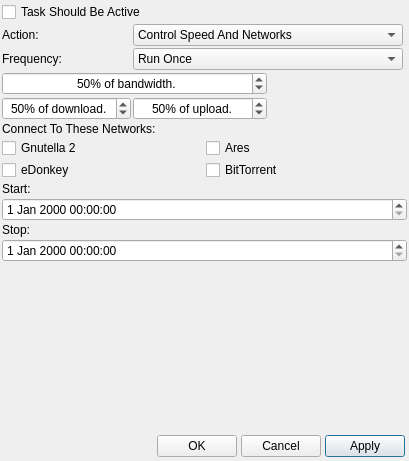
<?xml version="1.0" encoding="UTF-8"?>
<ui version="4.0">
 <class>CDialogScheduler</class>
 <widget class="QDialog" name="DialogScheduler">
  <property name="geometry">
   <rect>
    <x>0</x>
    <y>0</y>
    <width>409</width>
    <height>461</height>
   </rect>
  </property>
  <property name="minimumSize">
   <size>
    <width>0</width>
    <height>0</height>
   </size>
  </property>
  <property name="maximumSize">
   <size>
    <width>634</width>
    <height>461</height>
   </size>
  </property>
  <property name="windowTitle">
   <string>Scheduled Task Properties</string>
  </property>
  <property name="windowIcon">
   <iconset resource="../Resource.qrc">
    <normaloff>:/Resource/Generic/Scheduler.png</normaloff>:/Resource/Generic/Scheduler.png</iconset>
  </property>
  <property name="autoFillBackground">
   <bool>true</bool>
  </property>
  <layout class="QGridLayout" name="gridLayout_2">
   <property name="horizontalSpacing">
    <number>0</number>
   </property>
   <property name="verticalSpacing">
    <number>2</number>
   </property>
   <property name="margin">
    <number>0</number>
   </property>
   <item row="5" column="0" colspan="2">
    <layout class="QGridLayout" name="gridLayoutFooter">
     <property name="margin">
      <number>4</number>
     </property>
     <property name="spacing">
      <number>4</number>
     </property>
     <item row="0" column="3">
      <widget class="QPushButton" name="pushButtonApply">
       <property name="text">
        <string>Apply</string>
       </property>
      </widget>
     </item>
     <item row="0" column="2">
      <widget class="QPushButton" name="pushButtonCancel">
       <property name="text">
        <string>Cancel</string>
       </property>
      </widget>
     </item>
     <item row="0" column="1">
      <widget class="QPushButton" name="pushButtonOK">
       <property name="text">
        <string>OK</string>
       </property>
      </widget>
     </item>
     <item row="0" column="0">
      <spacer name="horizontalSpacerFooter">
       <property name="orientation">
        <enum>Qt::Horizontal</enum>
       </property>
       <property name="sizeHint" stdset="0">
        <size>
         <width>40</width>
         <height>20</height>
        </size>
       </property>
      </spacer>
     </item>
    </layout>
   </item>
   <item row="0" column="0">
    <layout class="QGridLayout" name="gridLayoutSceduler">
     <property name="margin">
      <number>2</number>
     </property>
     <property name="spacing">
      <number>2</number>
     </property>
     <item row="2" column="0">
      <layout class="QGridLayout" name="gridLayoutNetworks">
       <property name="spacing">
        <number>2</number>
       </property>
       <item row="0" column="0" colspan="2">
        <widget class="QLabel" name="labelNetworks">
         <property name="text">
          <string>Connect To These Networks:</string>
         </property>
        </widget>
       </item>
       <item row="1" column="0">
        <widget class="QCheckBox" name="checkBoxG2">
         <property name="text">
          <string>Gnutella 2</string>
         </property>
         <property name="icon">
          <iconset resource="../Resource.qrc">
           <normaloff>:/Resource/Networks/Gnutella2.png</normaloff>:/Resource/Networks/Gnutella2.png</iconset>
         </property>
        </widget>
       </item>
       <item row="2" column="1">
        <widget class="QCheckBox" name="checkBoxBitTorrent">
         <property name="text">
          <string>BitTorrent</string>
         </property>
         <property name="icon">
          <iconset resource="../Resource.qrc">
           <normaloff>:/Resource/Networks/BitTorrent.png</normaloff>:/Resource/Networks/BitTorrent.png</iconset>
         </property>
        </widget>
       </item>
       <item row="2" column="0">
        <widget class="QCheckBox" name="checkBoxEDonkey">
         <property name="text">
          <string>eDonkey</string>
         </property>
         <property name="icon">
          <iconset resource="../Resource.qrc">
           <normaloff>:/Resource/Networks/EDonkey.png</normaloff>:/Resource/Networks/EDonkey.png</iconset>
         </property>
        </widget>
       </item>
       <item row="1" column="1">
        <widget class="QCheckBox" name="checkBoxAres">
         <property name="text">
          <string>Ares</string>
         </property>
         <property name="icon">
          <iconset resource="../Resource.qrc">
           <normaloff>:/Resource/Networks/Ares.png</normaloff>:/Resource/Networks/Ares.png</iconset>
         </property>
        </widget>
       </item>
      </layout>
     </item>
     <item row="3" column="0">
      <widget class="QStackedWidget" name="pagesSchedule">
       <property name="currentIndex">
        <number>0</number>
       </property>
       <widget class="QWidget" name="pageRunOnce">
        <layout class="QGridLayout" name="gridLayout_9">
         <property name="margin">
          <number>0</number>
         </property>
         <property name="spacing">
          <number>0</number>
         </property>
         <item row="1" column="0">
          <layout class="QGridLayout" name="gridLayoutRunOnce">
           <property name="spacing">
            <number>2</number>
           </property>
           <item row="1" column="1">
            <widget class="QDateTimeEdit" name="dateTimeEditStart">
             <property name="sizePolicy">
              <sizepolicy hsizetype="Expanding" vsizetype="Fixed">
               <horstretch>0</horstretch>
               <verstretch>0</verstretch>
              </sizepolicy>
             </property>
            </widget>
           </item>
           <item row="0" column="1">
            <widget class="QLabel" name="labelStart">
             <property name="text">
              <string>Start:</string>
             </property>
            </widget>
           </item>
           <item row="2" column="1">
            <widget class="QLabel" name="labelStop">
             <property name="sizePolicy">
              <sizepolicy hsizetype="Preferred" vsizetype="Preferred">
               <horstretch>0</horstretch>
               <verstretch>0</verstretch>
              </sizepolicy>
             </property>
             <property name="text">
              <string>Stop:</string>
             </property>
            </widget>
           </item>
           <item row="4" column="1">
            <spacer name="verticalSpacerRunOnce">
             <property name="orientation">
              <enum>Qt::Vertical</enum>
             </property>
             <property name="sizeHint" stdset="0">
              <size>
               <width>20</width>
               <height>40</height>
              </size>
             </property>
            </spacer>
           </item>
           <item row="3" column="1">
            <widget class="QDateTimeEdit" name="dateTimeEditStop">
             <property name="sizePolicy">
              <sizepolicy hsizetype="Expanding" vsizetype="Fixed">
               <horstretch>0</horstretch>
               <verstretch>0</verstretch>
              </sizepolicy>
             </property>
            </widget>
           </item>
          </layout>
         </item>
        </layout>
       </widget>
       <widget class="QWidget" name="pageDaily">
        <layout class="QGridLayout" name="gridLayout">
         <property name="margin">
          <number>0</number>
         </property>
         <property name="spacing">
          <number>0</number>
         </property>
         <item row="0" column="0">
          <layout class="QGridLayout" name="gridLayoutRunOnce_2">
           <property name="spacing">
            <number>2</number>
           </property>
           <item row="0" column="1">
            <widget class="QLabel" name="labelStart_2">
             <property name="text">
              <string>Start:</string>
             </property>
            </widget>
           </item>
           <item row="2" column="1">
            <widget class="QLabel" name="labelStop_2">
             <property name="sizePolicy">
              <sizepolicy hsizetype="Preferred" vsizetype="Preferred">
               <horstretch>0</horstretch>
               <verstretch>0</verstretch>
              </sizepolicy>
             </property>
             <property name="text">
              <string>Stop:</string>
             </property>
            </widget>
           </item>
           <item row="4" column="1">
            <spacer name="verticalSpacerRunOnce_2">
             <property name="orientation">
              <enum>Qt::Vertical</enum>
             </property>
             <property name="sizeHint" stdset="0">
              <size>
               <width>20</width>
               <height>40</height>
              </size>
             </property>
            </spacer>
           </item>
           <item row="1" column="1">
            <widget class="QTimeEdit" name="timeEditStart_2">
             <property name="sizePolicy">
              <sizepolicy hsizetype="Expanding" vsizetype="Fixed">
               <horstretch>0</horstretch>
               <verstretch>0</verstretch>
              </sizepolicy>
             </property>
            </widget>
           </item>
           <item row="3" column="1">
            <widget class="QTimeEdit" name="timeEditStop_2">
             <property name="sizePolicy">
              <sizepolicy hsizetype="Expanding" vsizetype="Fixed">
               <horstretch>0</horstretch>
               <verstretch>0</verstretch>
              </sizepolicy>
             </property>
            </widget>
           </item>
          </layout>
         </item>
        </layout>
       </widget>
       <widget class="QWidget" name="pageWeekly">
        <layout class="QGridLayout" name="gridLayout_19">
         <property name="margin">
          <number>0</number>
         </property>
         <property name="spacing">
          <number>0</number>
         </property>
         <item row="0" column="0">
          <layout class="QGridLayout" name="gridLayoutWeekly">
           <property name="spacing">
            <number>2</number>
           </property>
           <item row="0" column="0">
            <widget class="QCheckBox" name="checkBoxSunday">
             <property name="text">
              <string>Sunday</string>
             </property>
            </widget>
           </item>
           <item row="1" column="0">
            <widget class="QCheckBox" name="checkBoxMonday">
             <property name="text">
              <string>Monday</string>
             </property>
            </widget>
           </item>
           <item row="1" column="1">
            <widget class="QLabel" name="labelMondayStart">
             <property name="text">
              <string>Start:</string>
             </property>
            </widget>
           </item>
           <item row="1" column="2">
            <widget class="QTimeEdit" name="timeEditMondayStart"/>
           </item>
           <item row="1" column="3">
            <widget class="QLabel" name="labelMondayStop">
             <property name="text">
              <string>Stop:</string>
             </property>
            </widget>
           </item>
           <item row="1" column="4">
            <widget class="QTimeEdit" name="timeEditMondayStop"/>
           </item>
           <item row="0" column="4">
            <widget class="QTimeEdit" name="timeEditSundayStop"/>
           </item>
           <item row="2" column="0">
            <widget class="QCheckBox" name="checkBoxTuesday">
             <property name="text">
              <string>Tuesday</string>
             </property>
            </widget>
           </item>
           <item row="0" column="2">
            <widget class="QTimeEdit" name="timeEditSundayStart"/>
           </item>
           <item row="0" column="1">
            <widget class="QLabel" name="labelSundayStart">
             <property name="text">
              <string>Start:</string>
             </property>
            </widget>
           </item>
           <item row="0" column="3">
            <widget class="QLabel" name="labelSundayStop">
             <property name="text">
              <string>Stop:</string>
             </property>
            </widget>
           </item>
           <item row="2" column="1">
            <widget class="QLabel" name="labelTuesdayStart">
             <property name="text">
              <string>Start:</string>
             </property>
            </widget>
           </item>
           <item row="2" column="2">
            <widget class="QTimeEdit" name="timeEditTuesdayStart"/>
           </item>
           <item row="2" column="3">
            <widget class="QLabel" name="labelTuesdayStop">
             <property name="text">
              <string>Stop:</string>
             </property>
            </widget>
           </item>
           <item row="2" column="4">
            <widget class="QTimeEdit" name="timeEditTuesdayStop"/>
           </item>
           <item row="3" column="0">
            <widget class="QCheckBox" name="checkBoxWednesday">
             <property name="text">
              <string>Wednesday</string>
             </property>
            </widget>
           </item>
           <item row="3" column="1">
            <widget class="QLabel" name="labelWednesdayStart">
             <property name="text">
              <string>Start:</string>
             </property>
            </widget>
           </item>
           <item row="3" column="2">
            <widget class="QTimeEdit" name="timeEditWednesdayStart"/>
           </item>
           <item row="3" column="3">
            <widget class="QLabel" name="labelWednesdayStop">
             <property name="text">
              <string>Stop:</string>
             </property>
            </widget>
           </item>
           <item row="3" column="4">
            <widget class="QTimeEdit" name="timeEditWednesdayStop"/>
           </item>
           <item row="4" column="4">
            <widget class="QTimeEdit" name="timeEditThursdayStop"/>
           </item>
           <item row="4" column="3">
            <widget class="QLabel" name="labelThursdayStop">
             <property name="text">
              <string>Stop:</string>
             </property>
            </widget>
           </item>
           <item row="4" column="2">
            <widget class="QTimeEdit" name="timeEditThursdayStart"/>
           </item>
           <item row="4" column="1">
            <widget class="QLabel" name="labelThursdayStart">
             <property name="text">
              <string>Start:</string>
             </property>
            </widget>
           </item>
           <item row="6" column="1">
            <widget class="QLabel" name="labelSaturdayStart">
             <property name="text">
              <string>Start:</string>
             </property>
            </widget>
           </item>
           <item row="6" column="0">
            <widget class="QCheckBox" name="checkBoxSaturday">
             <property name="text">
              <string>Saturday</string>
             </property>
            </widget>
           </item>
           <item row="6" column="2">
            <widget class="QTimeEdit" name="timeEditSaturdayStart"/>
           </item>
           <item row="6" column="4">
            <widget class="QTimeEdit" name="timeEditSaturdayStop"/>
           </item>
           <item row="6" column="3">
            <widget class="QLabel" name="labelSaturdayStop">
             <property name="text">
              <string>Stop:</string>
             </property>
            </widget>
           </item>
           <item row="4" column="0">
            <widget class="QCheckBox" name="checkBoxThursday">
             <property name="text">
              <string>Thursday</string>
             </property>
            </widget>
           </item>
           <item row="5" column="0">
            <widget class="QCheckBox" name="checkBoxFriday">
             <property name="text">
              <string>Friday</string>
             </property>
            </widget>
           </item>
           <item row="5" column="1">
            <widget class="QLabel" name="labelFidayStart">
             <property name="text">
              <string>Start:</string>
             </property>
            </widget>
           </item>
           <item row="5" column="2">
            <widget class="QTimeEdit" name="timeEditFridayStart"/>
           </item>
           <item row="5" column="3">
            <widget class="QLabel" name="labelFridayStop">
             <property name="text">
              <string>Stop:</string>
             </property>
            </widget>
           </item>
           <item row="5" column="4">
            <widget class="QTimeEdit" name="timeEditFridayStop"/>
           </item>
          </layout>
         </item>
        </layout>
       </widget>
      </widget>
     </item>
     <item row="0" column="0">
      <layout class="QGridLayout" name="gridLayoutAction">
       <property name="rightMargin">
        <number>4</number>
       </property>
       <property name="spacing">
        <number>2</number>
       </property>
       <item row="1" column="0">
        <widget class="QLabel" name="labelAction">
         <property name="text">
          <string>Action:</string>
         </property>
        </widget>
       </item>
       <item row="1" column="1" colspan="4">
        <widget class="QComboBox" name="comboBoxAction">
         <property name="sizePolicy">
          <sizepolicy hsizetype="Expanding" vsizetype="Fixed">
           <horstretch>0</horstretch>
           <verstretch>0</verstretch>
          </sizepolicy>
         </property>
         <item>
          <property name="text">
           <string>Control Speed And Networks</string>
          </property>
          <property name="icon">
           <iconset resource="../Resource.qrc">
            <normaloff>:/Resource/Network/Network.png</normaloff>:/Resource/Network/Network.png</iconset>
          </property>
         </item>
         <item>
          <property name="text">
           <string>Do Not Connect</string>
          </property>
          <property name="icon">
           <iconset resource="../Resource.qrc">
            <normaloff>:/Resource/Network/Disconnect.png</normaloff>:/Resource/Network/Disconnect.png</iconset>
          </property>
         </item>
         <item>
          <property name="text">
           <string>Close Quazaa</string>
          </property>
          <property name="icon">
           <iconset resource="../Resource.qrc">
            <normaloff>:/Resource/Generic/Exit.png</normaloff>:/Resource/Generic/Exit.png</iconset>
          </property>
         </item>
        </widget>
       </item>
       <item row="4" column="0" colspan="3">
        <widget class="QSpinBox" name="spinBoxBandwidth">
         <property name="sizePolicy">
          <sizepolicy hsizetype="Preferred" vsizetype="Fixed">
           <horstretch>0</horstretch>
           <verstretch>0</verstretch>
          </sizepolicy>
         </property>
         <property name="alignment">
          <set>Qt::AlignCenter</set>
         </property>
         <property name="suffix">
          <string>% of bandwidth.</string>
         </property>
         <property name="minimum">
          <number>5</number>
         </property>
         <property name="maximum">
          <number>100</number>
         </property>
         <property name="value">
          <number>50</number>
         </property>
        </widget>
       </item>
       <item row="3" column="1" colspan="4">
        <widget class="QComboBox" name="comboBoxOnceWeekly">
         <item>
          <property name="text">
           <string>Run Once</string>
          </property>
         </item>
         <item>
          <property name="text">
           <string>Daily</string>
          </property>
         </item>
         <item>
          <property name="text">
           <string>Weekly</string>
          </property>
         </item>
        </widget>
       </item>
       <item row="3" column="0">
        <widget class="QLabel" name="labelFrequency">
         <property name="text">
          <string>Frequency:</string>
         </property>
        </widget>
       </item>
       <item row="0" column="0" colspan="4">
        <widget class="QCheckBox" name="checkBoxSheduleEnabled">
         <property name="text">
          <string>Task Should Be Active</string>
         </property>
         <property name="icon">
          <iconset resource="../Resource.qrc">
           <normaloff>:/Resource/Generic/SchedulerEnable.png</normaloff>:/Resource/Generic/SchedulerEnable.png</iconset>
         </property>
        </widget>
       </item>
       <item row="5" column="0">
        <widget class="QSpinBox" name="spinBoxDownload">
         <property name="alignment">
          <set>Qt::AlignCenter</set>
         </property>
         <property name="suffix">
          <string>% of download.</string>
         </property>
         <property name="maximum">
          <number>100</number>
         </property>
         <property name="value">
          <number>50</number>
         </property>
        </widget>
       </item>
       <item row="5" column="1" colspan="2">
        <widget class="QSpinBox" name="spinBoxUpload">
         <property name="alignment">
          <set>Qt::AlignCenter</set>
         </property>
         <property name="suffix">
          <string>% of upload.</string>
         </property>
         <property name="maximum">
          <number>100</number>
         </property>
         <property name="value">
          <number>50</number>
         </property>
        </widget>
       </item>
      </layout>
     </item>
    </layout>
   </item>
  </layout>
 </widget>
 <resources>
  <include location="../Resource.qrc"/>
 </resources>
 <connections>
  <connection>
   <sender>comboBoxOnceWeekly</sender>
   <signal>currentIndexChanged(int)</signal>
   <receiver>pagesSchedule</receiver>
   <slot>setCurrentIndex(int)</slot>
   <hints>
    <hint type="sourcelabel">
     <x>141</x>
     <y>105</y>
    </hint>
    <hint type="destinationlabel">
     <x>165</x>
     <y>322</y>
    </hint>
   </hints>
  </connection>
 </connections>
</ui>
